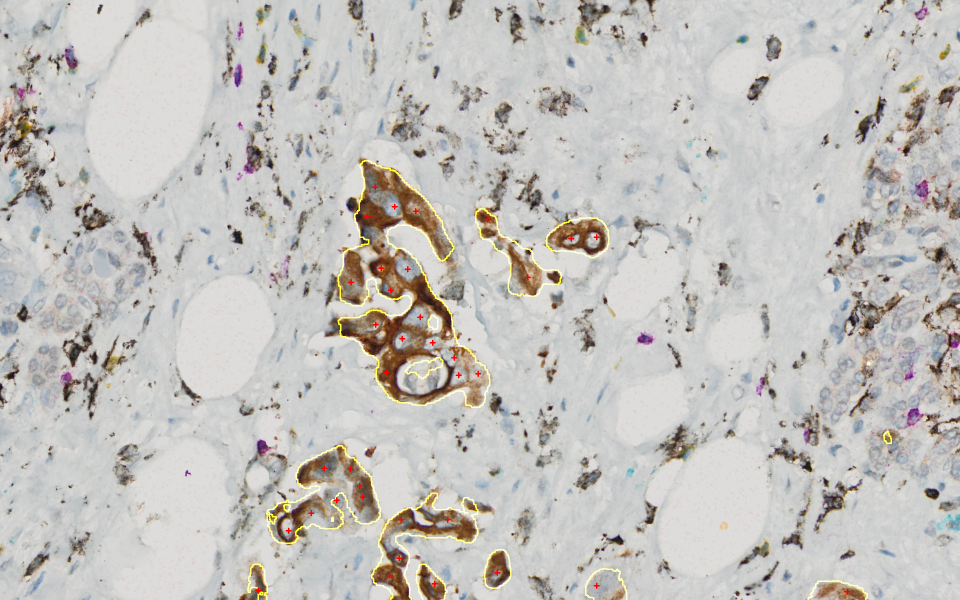
#> input picture training_phase/eval_visual/dots_img/Image_634.png, 1920 x 1200 px, given in place of Image_634_0.png, which was not available (shown at 1/2 size)
$ python visualize_dots_v5_bi_parall_supplementary_argmax.py out.png 5   (older library calls are emulated)
#> lines starting #> are read from the running program, lines starting #| are printed output that depends on the picture; pictures that were not available may be replaced by others from this repository, and a replacement may not be noted
import os
#results='/mnt/blobfuse/train-output/ByMZ/2.18/pred_out/ByMZ-Multi_6layer_99_1_withBN_yb99.5_yerode1_cyan.75_mustdv_2-2-0.1-1_1_1_1_1_1_1_1_1_1-0.0005-0.9995-stain5-mu1.0-sigma1.0-start_stain0-GPU0/'
input_folder='/mnt/blobfuse/train-output/ByMZ/data_dots_labels_for_multiplex/zipped/Inga/Inga_Completed/Inga_Completed_Annot/'
import glob
import shutil
import cv2
import copy
import matplotlib.pyplot as plt
import concurrent.futures
import numpy as np
import collections
import pickle
import sys
import json
binarize_thre=int(sys.argv[2])
results=sys.argv[1]
print('results',results)
files=glob.glob(input_folder+'/*.zip')


base_folder='../../data_multiplex/data_dots_labels_for_multiplex/2nd_batch'
unzipped_folder='unzipped'#Areeha/2938_cd20h_cd3h_cd4h_cd8h.png-points/'
image_folder='images'#Areeha/2938_cd20h_cd3h_cd4h_cd8h.png'
save_folder='dots_visualization_with_seg_16_deconve'#Areeha/'
annotator='Inga'
'''
#unzip
for file_i in files:
    if file_i.endswith('.zip'):
        print('unzip '+file_i+' '+os.path.join(base_folder,unzipped_folder,annotator)+'/'+os.path.basename(file_i)[0:-4])
        if not os.path.exists(os.path.join(base_folder,unzipped_folder,annotator)+'/'+os.path.basename(file_i)[0:-4]):
            os.makedirs(os.path.join(base_folder,unzipped_folder,annotator)+'/'+os.path.basename(file_i)[0:-4])
        shutil.copyfile(file_i,os.path.join(os.path.join(base_folder,unzipped_folder,annotator),os.path.basename(file_i)))
        os.system('unzip '+os.path.join(base_folder,unzipped_folder,annotator)+'/'+os.path.basename(file_i))
        os.system('cp *.txt '+os.path.join(base_folder,unzipped_folder,annotator)+'/'+os.path.basename(file_i)[0:-4])
        os.system('rm *.txt')
'''
# [51 lines left out: functions edge, parse_txt_to_color_and_corrdi, not called in this run]


if not os.path.exists(save_folder):
    os.makedirs(save_folder)

def process_one_patch_txt(folder_i,save_folder_processed_dots,imname):

    files_in_i=glob.glob(folder_i+'/*.txt')
    #parse info from txt
    all_parsed_info=[]


    for file_i in files_in_i:
        #print('%',file_i)
        [color,dots_num,cordinates_list]=parse_txt_to_color_and_corrdi(file_i)
        all_parsed_info.append([color,dots_num,cordinates_list])

    #merge Green and Yellow from Areeha, remove Brown, change Blue to Cyan

    Green_info=['Green',0,[]]
    Yellow_info=['Yellow',0,[]]
    all_parsed_info1=copy.deepcopy(all_parsed_info)
    for item in all_parsed_info1:
        if item[0]=='Green':
            Green_info=item
            all_parsed_info.remove(item)
        if item[0]=='Yellow':
            Yellow_info=item
        if item[0]=='Brown':
            all_parsed_info.remove(item)
        if item[0]=='Blue' or item[0]=='Teal':
            all_parsed_info.remove(item)
            item[0]='Cyan'
            all_parsed_info.append(item)

    if Green_info!=['Green',0,[]]:
        if Yellow_info!=['Yellow',0,[]]:
            all_parsed_info.remove(Yellow_info)
        Yellow_info[1]+=Green_info[1]
        Yellow_info[2]+=Green_info[2]
        all_parsed_info.append(Yellow_info)

    all_parsed_info_dict={x[0]:[x[1],x[2]] for x in all_parsed_info}
    all_parsed_info_dict_sorted = collections.OrderedDict(sorted(all_parsed_info_dict.items()))
    if not os.path.exists(save_folder_processed_dots):
        os.makedirs(save_folder_processed_dots)
    image_name=imname.split('/')[-1]
    with open(save_folder_processed_dots+'/'+image_name+'-points'+'.json', 'w') as f:
        ss = json.dumps(all_parsed_info_dict_sorted)
        f.write(ss)

def visualize_one_patch(folder_i,save_folder_processed_dots,imname,save_folder,colors_by_one_annotator,precision_dict, recall_dict):

    if not os.path.exists(save_folder):
        os.makedirs(save_folder)

    color_idx={'Yellow':2, 'Purple':4,'Black':0, 'Cyan':3, 'Red':1}#'Blue':3,brown,green
    #parse info from txt
    '''
    files_in_i=glob.glob(folder_i+'/*.txt')
    all_parsed_info=[]


    for file_i in files_in_i:
        #print('%',file_i)
        [color,dots_num,cordinates_list]=parse_txt_to_color_and_corrdi(file_i)
        all_parsed_info.append([color,dots_num,cordinates_list])

    #merge Green and Yellow from Areeha, remove Brown, change Blue to Cyan

    Green_info=['Green',0,[]]
    Yellow_info=['Yellow',0,[]]
    all_parsed_info1=copy.deepcopy(all_parsed_info)
    for item in all_parsed_info1:
        if item[0]=='Green':
            Green_info=item
            all_parsed_info.remove(item)
        if item[0]=='Yellow':
            Yellow_info=item
        if item[0]=='Brown':
            all_parsed_info.remove(item)
        if item[0]=='Blue':
            all_parsed_info.remove(item)
            item[0]='Cyan'
            all_parsed_info.append(item)
    if Green_info!=['Green',0,[]]:
        if Yellow_info!=['Yellow',0,[]]:
            all_parsed_info.remove(Yellow_info)
        Yellow_info[1]+=Green_info[1]
        Yellow_info[2]+=Green_info[2]
        all_parsed_info.append(Yellow_info)

    all_parsed_info_dict={x[0]:[x[1],x[2]] for x in all_parsed_info}
    all_parsed_info_dict_sorted = collections.OrderedDict(sorted(all_parsed_info_dict.items()))
    if not os.path.exists(save_folder_processed_dots):
        os.makedirs(save_folder_processed_dots)
    image_name=imname.split('/')[-1]
    with open(save_folder_processed_dots+'/'+image_name+'-points'+'.json', 'w') as f:
        ss = json.dumps(all_parsed_info_dict_sorted)
        f.write(ss)
    '''
    #load dots
    print(imname)
    image_name=imname.split('/')[-1]
    with open(save_folder_processed_dots+'/'+image_name+'-points'+'.json', 'r') as f:
       all_parsed_info_dict_sorted = collections.OrderedDict(json.load(f))
    #restore all_parsed_info as a list
    #this is how the dict is built# all_parsed_info_dict={x[0]:[x[1],x[2]] for x in all_parsed_info}
    all_parsed_info=[[key,all_parsed_info_dict_sorted[key][0],all_parsed_info_dict_sorted[key][1]] for key in all_parsed_info_dict_sorted.keys()]
    #visualize and compute evaluation
    idx=0
    f, axarr = plt.subplots(1, 5,dpi=1000)#plt.subplots
    cell_type={'Yellow':'CD3 Double Negative T cell','Black':'CD16 Myeloid Cell','Purple':'CD8 Cytotoxic cell','Red':'CD20 B cell','Cyan':'CD4 helper T cell'}
    #####################################################
    #argmax process
    heat_pred=cv2.imread(os.path.join(results,os.path.basename(imname)[0:-4]+'_'+str(0)+'.png'),0)
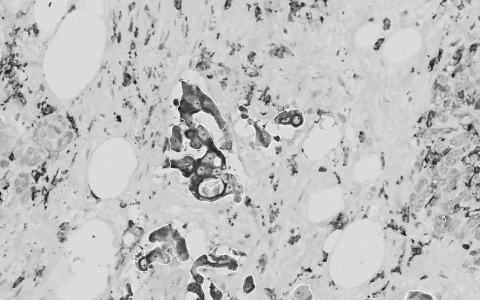
#> heat_pred: shape (1200, 1920) (shown at 1/4 size); min 3, max 251, mean 193
    if heat_pred.shape[0]>400:
        heat_pred=cv2.resize(heat_pred,(400,400))
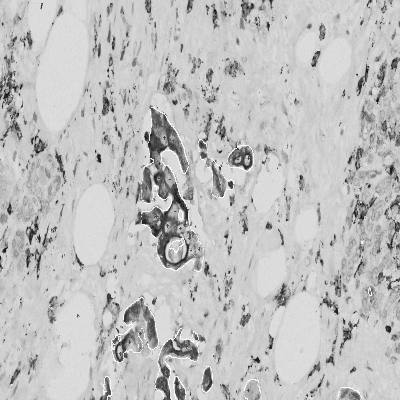
#> heat_pred: shape (400, 400); min 15, max 251, mean 193
    heat_pred_stack = np.zeros((heat_pred.shape[1],heat_pred.shape[0],len(cell_type.keys())+1))
    heat_layer_count=0
    for color_num in range(len(cell_type.keys())+1):
        heat_pred=cv2.imread(os.path.join(results,os.path.basename(imname)[0:-4]+'_'+str(color_num)+'.png'),0)
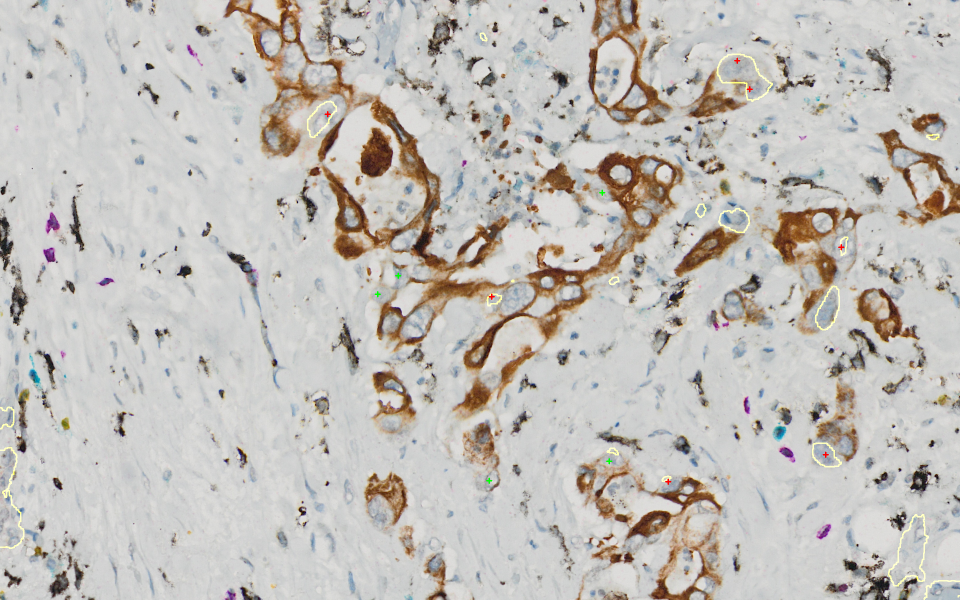
#> input picture training_phase/eval_visual/dots_img/Image_635.png, 1920 x 1200 px, given in place of Image_634_1.png, which was not available (shown at 1/2 size)
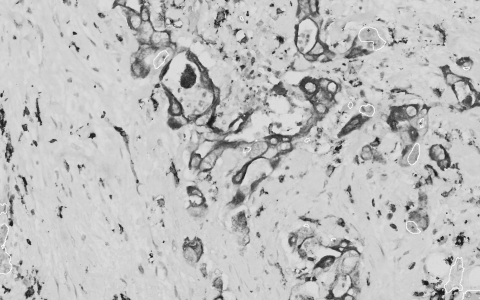
#> heat_pred: shape (1200, 1920) (shown at 1/4 size); min 2, max 250, mean 190.2
        if heat_pred.shape[0]>400:
            heat_pred=cv2.resize(heat_pred,(400,400))
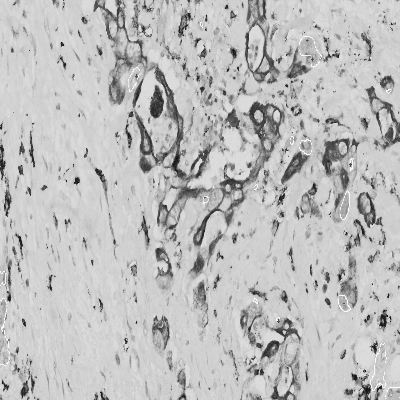
#> heat_pred: shape (400, 400); min 3, max 250, mean 190.2
        heat_pred_stack[:,:,color_num] = heat_pred
    heat_pred_argmax = np.argmax(heat_pred_stack,axis=-1)+1
    corlor_idx_iverse = dict((v,k) for k, v in color_idx.items())
    print('corlor_idx_iverse',corlor_idx_iverse)
    #######################################################
    for color,item in all_parsed_info_dict_sorted.items():
        [dots_num,cordinates_list]=item
        if color not in colors_by_one_annotator:
            colors_by_one_annotator.append(color)
        #print(os.path.join(results,os.path.basename(imname)[0:-4]+'_'+str(color_idx[color])+'_overlay.png'))
        print('color',color)
        print('color_idx',color_idx)
        print('color_idx[color]',color_idx[color])
        print('str(color_idx[color])',str(color_idx[color]))
        print('22222222222222222222222222222')
        print('path',os.path.join(results,os.path.basename(imname)[0:-4]+'_'+str(color_idx[color])+'.png'))
        # [4 lines of commented-out code are left out]
        print('heat_pred_argmax.shape',heat_pred_argmax.shape,color_idx[color])
        ####################################
        #argmax process
        heat_binary=np.zeros((heat_pred_argmax.shape[1],heat_pred_argmax.shape[0],3)).astype('uint8')

        heat_binary[:,:,0] = (heat_pred_argmax==color_idx[color]+1).astype('uint8')*255
        heat_binary[:,:,1] = (heat_pred_argmax==color_idx[color]+1).astype('uint8')*255
        heat_binary[:,:,2] = (heat_pred_argmax==color_idx[color]+1).astype('uint8')*255
        ###############################
        '''
        kernel=np.ones((9,9))/25
        closing = cv2.morphologyEx(heat_binary, cv2.MORPH_CLOSE, kernel)
        if color=='Cyan':
            kernel=np.ones((0,0),np.uint8)
        if color=='Red':
            kernel=np.ones((3,3),np.uint8)
        elif color=='Yellow':
            kernel=np.ones((3,3),np.uint8)
        elif color=='Purple':
            kernel=np.ones((5,5),np.uint8)
        elif color=='Black':
            kernel=np.ones((5,5),np.uint8)
        heat_binary = cv2.morphologyEx(closing, cv2.MORPH_OPEN, kernel)

        if color=='cyan':
            heat_binary=heat_binary1
        '''

       ######################
                ########################
        kernel=np.ones((5,5))
        heat_binary1=copy.deepcopy(heat_binary)
        heat_binary_decide_color=copy.deepcopy(heat_binary)
        heat_binary_decide_color=cv2.dilate(heat_binary_decide_color.astype('uint8'),kernel,iterations=2)

        binary_edge=edge(heat_binary1,12)
        ori_image=cv2.imread(os.path.join(results,os.path.basename(imname)[0:-4]+'_ori.png'))
        if ori_image.shape[0]>400:
            ori_image=cv2.resize(ori_image,(400,400))
        #print('imname:',imname)
        #img_seg=np.clip(ori_image+binary_edge,0,255)
        ori_image_copy=copy.deepcopy(ori_image)
        img_seg=ori_image#np.clip(ori_image+binary_edge,0,255)
        img_seg=np.clip(ori_image+binary_edge,0,255)
        img_seg_copy=copy.deepcopy(img_seg)
        dots_mask=np.zeros_like(ori_image)
        positive_centers=[]
        if len(cordinates_list)>0:
            for center in cordinates_list:
                dots_mask[center[1],center[0],:]=255
                if heat_binary_decide_color[center[1],center[0],0]>0:
                    positive_centers.append((center[0],center[1]))
                    #img_dot=cv2.circle(img_seg, (center[0],center[1]), 0, color=[0,0,255], thickness=5)
                    img_dot=cv2.drawMarker(img_seg, (center[0],center[1]),  color=[0,0,     255],markerType= cv2.MARKER_CROSS,markerSize=10,            thickness=2)

                else:
                    #img_dot=cv2.circle(img_seg, (center[0],center[1]), 0, color=[0,255,0], thickness=5)
                    img_dot=cv2.drawMarker(img_seg, (center[0],center[1]),  color=[0,      255,     0], markerType=cv2.MARKER_CROSS,markerSize=10,thickness=2)
            recall=len(positive_centers)/len(cordinates_list)

        else:
            img_dot=img_seg
            recall=1.0
        ######################precision
        ##dots weighted with areas
        '''
        heat_binary2=copy.deepcopy(heat_binary)
        heat_binary2=heat_binary2[:,:,0].astype('uint8')
        _,connected_labels=cv2.connectedComponents(heat_binary2,connectivity =8)


        comp_with_dots=0
        area_with_dots=0
        area_without_dots=0
        for component in range(1,len(np.unique(connected_labels))):
            one_compo=connected_labels==component
            one_compo1=cv2.dilate(one_compo.astype('uint8')*255,kernel,iterations=2)
            if np.sum(dots_mask[:,:,0]*one_compo1)>0:
                comp_with_dots+=1
                area_with_dots=area_with_dots+np.sum(one_compo)
            else:
                area_without_dots=area_without_dots+np.sum(one_compo)

        if (len(np.unique(connected_labels))-1)>0:
            #precision=comp_with_dots/(len(np.unique(connected_labels))-1)
            precision=area_with_dots/(area_without_dots+area_with_dots)
        else:
            precision=1
        #print('precision,recall',precision,recall)
        #precision_dict[color].append([comp_with_dots,(len(np.unique(connected_labels))-1)])
        precision_dict[color].append([area_with_dots,area_without_dots+area_with_dots])
        recall_dict[color].append([len(positive_centers),len(cordinates_list)])
        #print('precision_dict',precision_dict)
        #print('recall_dict',recall_dict)
        '''
        ################precision circle area################
        '''
        heat_binary2=copy.deepcopy(heat_binary)
        heat_binary2=heat_binary2[:,:,0].astype('uint8')

        connectivity=8
        # Perform the operation
        output = cv2.connectedComponentsWithStats(heat_binary2, connectivity, cv2.CV_32S)
        # Get the results
        # The first cell is the number of labels
        num_labels = output[0]
        # The second cell is the label matrix
        connected_labels = output[1]
        # The third cell is the stat matrix
        stats = output[2]
        # The fourth cell is the centroid matrix
        centroids = output[3]

        comp_with_dots=0
        area_with_dots=0
        area_without_dots=0
        #print('cordinates_list',cordinates_list)
        #print('centroids',centroids)
        #print(len(np.unique(connected_labels)),len(centroids))
        founded_GT=[]

        true_positive_detection=[]
        false_positive_detection=[]
        cordinates_list_copy=copy.deepcopy(cordinates_list)
        img_dot_pr=img_seg_copy
        for centroids_id in range(1,len(np.unique(connected_labels))):
            gt_distance={}

            for gt_dot in cordinates_list_copy:

                distance=np.sqrt((centroids[centroids_id][0]-gt_dot[0])**2+(centroids[centroids_id][1]-gt_dot[1])**2)
                gt_distance[distance]=gt_dot

            if len(sorted(gt_distance.keys()))!=0:
                gt_nearest_dis=sorted(gt_distance.keys())[0]
                #print('nearest',centroids[centroids_id],gt_distance[gt_nearest_dis],gt_nearest_dis)
                if gt_nearest_dis<16:
                    true_positive_detection.append(centroids[centroids_id])
                    founded_GT.append(gt_distance[gt_nearest_dis])
                    cordinates_list_copy.remove(gt_distance[gt_nearest_dis])
                    img_dot_pr=cv2.circle(img_seg_copy, (gt_distance[gt_nearest_dis][0],gt_distance[gt_nearest_dis][1]), 0, color=[0,0,255], thickness=7)
                    img_dot_pr=cv2.circle(img_seg_copy, (int(centroids[centroids_id][0]),int(centroids[centroids_id][1])), 16, color=[0,0,255], thickness=2)

                else:
                    false_positive_detection.append(centroids[centroids_id])
                    img_dot_pr=cv2.circle(img_seg_copy, (int(centroids[centroids_id][0]),int(centroids[centroids_id][1])), 16, color=[0,255,0], thickness=2)

            else:
                false_positive_detection.append(centroids[centroids_id])
                img_dot_pr=cv2.circle(img_seg_copy, (int(centroids[centroids_id][0]),int(centroids[centroids_id][1])), 16, color=[0,255,0], thickness=2)

        for cord in cordinates_list_copy:
            #if cord not in founded_GT:
            img_dot_pr=cv2.circle(img_seg_copy, (cord[0],cord[1]), 0, color=[0,255,0], thickness=7)

        if (len(np.unique(connected_labels))-1)>0:
            #precision=comp_with_dots/(len(np.unique(connected_labels))-1)
            precision=len(true_positive_detection)/(len(centroids)-1+0.000001)
        else:
            precision=1
        '''
        #######################################
        #precision area and dots
        ########################################
        heat_binary2=copy.deepcopy(heat_binary)
        heat_binary2=heat_binary2[:,:,0].astype('uint8')
        _,connected_labels=cv2.connectedComponents(heat_binary2,connectivity =8)


        comp_with_dots=0
        area_with_dots=0
        area_without_dots=0
        for component in range(1,len(np.unique(connected_labels))):
            one_compo=connected_labels==component
            one_compo1=cv2.dilate(one_compo.astype('uint8')*255,kernel,iterations=2)
            if np.sum(dots_mask[:,:,0]*one_compo1)>0:

                area_with_dots=area_with_dots+np.sum((dots_mask[:,:,0]*one_compo1).astype('int'))
                #print('positive dots num',np.max(dots_mask[:,:,0]),np.max(one_compo1),np.sum((dots_mask[:,:,0]*one_compo1).astype('uint8')))
            else:
                area_without_dots=area_without_dots+1

        if (len(np.unique(connected_labels))-1)>0:
            #precision=comp_with_dots/(len(np.unique(connected_labels))-1)
            precision=area_with_dots/(area_without_dots+area_with_dots)
        else:
            precision=1

        ######################################
        #print('precision,recall',precision,recall)
        #precision_dict[color].append([comp_with_dots,(len(np.unique(connected_labels))-1)])
        #
        precision_dict[color].append([area_with_dots,area_without_dots+area_with_dots])
        recall_dict[color].append([len(positive_centers),len(cordinates_list)])
        #recall_dict[color].append([len(founded_GT),len(cordinates_list)])
        #print('precision_dict',precision_dict)
        #print('recall_dict',recall_dict)
        ########################
        color_order_draw={'Black':1,'Red':2,'Yellow':3,'Cyan':4,'Purple':5}
        #if idx==0:
        #    axarr[idx].imshow(ori_image_copy[:,:,::-1]/255)
        #    axarr[idx].set_title('RGB',fontsize=6)
        #    axarr[idx].axis('off')
        draw_idx=color_order_draw[color]
        axarr[draw_idx-1].imshow(img_dot[:,:,::-1]/255)
        #axarr[draw_idx-1].set_title(color+'\n'+cell_type[color]+'\n'+'recall : '+str(len(positive_centers))+'/'+str(dots_num)+' = %.0f'%((len(positive_centers)/(dots_num+0.0001))*100)+'%'+'\n'+'precision : %.2f'%(area_with_dots/(area_without_dots+area_with_dots+0.0001)),fontsize=4)
        #axarr[draw_idx-1].set_title('recall : '+str(len(positive_centers))+'/'+str(dots_num)+' = %.0f'%((len(positive_centers)/(dots_num+0.0001))*100)+'%'+'\n'+'precision : %.2f'%(area_with_dots/(area_without_dots+area_with_dots+0.0001)),fontsize=4)
        axarr[draw_idx-1].axis('off')
        '''
        axarr[idx+1].imshow(img_dot_pr[:,:,::-1]/255)
        axarr[idx+1].set_title(color+'\n'+cell_type[color]+'\n'+'detected dots/total dots : '+str(len(founded_GT))+'/'+str(len(cordinates_list))+' = %.0f'%((len(founded_GT)/(len(cordinates_list)+0.0001))*100)+'%'+'\n'+'possitive detection/ total detection : %.0f'%((len(true_positive_detection)/(len(centroids)-1+0.00001))*100)+'%',fontsize=3)
        axarr[idx+1].axis('off')
        '''
        idx+=1
        #####################
    #print('save name',os.path.join(save_folder,os.path.basename(imname)))
    f.savefig(os.path.join(save_folder,os.path.basename(imname)), bbox_inches='tight', pad_inches=0)
    plt.close(f)

    return colors_by_one_annotator,precision_dict,recall_dict


annotators=['Areeha','Christian','Emily','Inga']
colors_by_annotators={}
#for annotator in annotators:
# [40 lines left out: functions process_one_annotator, process_one_patch, not called in this run]
def process_one_patch_parall(imname):
    precision_dict={'Black':[],'Red':[],'Yellow':[],'Cyan':[],'Purple':[]}
    recall_dict={'Black':[],'Red':[],'Yellow':[],'Cyan':[],'Purple':[]}
    colors_by_one_annotator = []
    annotator = imname.split('/')[-2]
    dots_folder = os.path.join(base_folder,unzipped_folder,annotator,os.path.basename(imname)+'-points')
    save_folder_processed_dots = os.path.join(base_folder,'processed_dots',annotator)
    #print(dots_folder,os.path.exists(dots_folder))
    save_dir = os.path.join(results,save_folder,annotator)
    #print('save_dir',save_dir)
    if not os.path.exists(save_dir):
        os.makedirs(save_dir)
        #print('##############################################')
    #print('@@@@@@@@@@@@@@@@@@@@@@@@@@@@@@@@@@@@@@@@@@@')
    ###################################
    #process all the dot txt
    ####################################
    process_one_patch_txt(dots_folder,save_folder_processed_dots,imname)

    precision_dict1={}
    recall_dict1={}
    colors_by_one_annotator,precision_dict1,recall_dict1=visualize_one_patch(dots_folder,save_folder_processed_dots,imname,save_dir,colors_by_one_annotator,precision_dict,recall_dict)
    return precision_dict1,recall_dict1
def main():
    global precision_dict
    global recall_dict
    with concurrent.futures.ProcessPoolExecutor( max_workers=10) as executor:
        for number, pr in zip(im_names, executor.map(process_one_patch_parall, im_names, chunksize=1)):
            precision_dict_t,recall_dict_t=pr
            for key in precision_dict.keys():
                precision_dict[key]=precision_dict[key]+precision_dict_t[key]
                recall_dict[key]=recall_dict[key]+recall_dict_t[key]
            print('%s is prime: %s' % (number, pr))

    return precision_dict,recall_dict


# [8 lines left out: function main1, not called in this run]
if __name__ == '__main__':

    im_names=[]
    precision_dict={'Black':[],'Red':[],'Yellow':[],'Cyan':[],'Purple':[]}
    recall_dict={'Black':[],'Red':[],'Yellow':[],'Cyan':[],'Purple':[]}
    for annotator in ['Christian','Emily']:#['Areeha','Christian','Emily', 'Inga']:# ['Christian','Emily']:# ['Areeha','Christian','Emily','Inga']:
        im_names+=glob.glob(os.path.join(base_folder,image_folder,annotator)+'/*.png')
#> (the run stopped early here; a loop or call above may not have finished)
